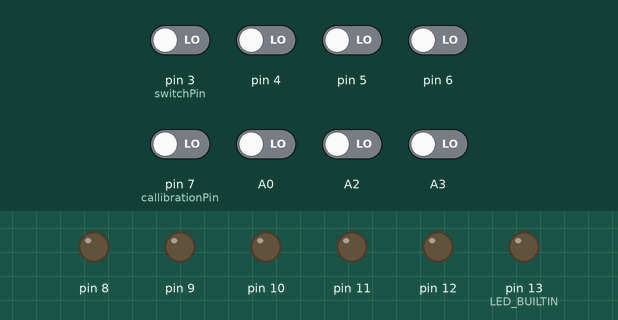
A sketch run on a simulated Arduino Uno, built with avr-gcc and run on an emulated ATmega328P. On the bench: output pins drawn as LEDs (lit = HIGH). Dashed ring = blinking. The inputs (shaded band) are chosen by the test bench; at power-on: A0, A2, A3, pin 3 (switchPin), pin 4–6, pin 7 (callibrationPin) LOW. What the sketch prints to the serial monitor is not drawn.

Above: at 1.2 s.
1.3 s: pin 7 (callibrationPin) driven HIGH
At 1.51 s:
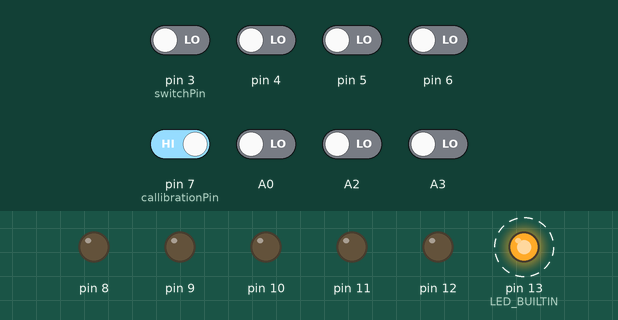
4.3 s: pin 3 (switchPin) driven HIGH and pin 4 driven HIGH
7.3 s: pin 5 driven HIGH
At 8.8 s:
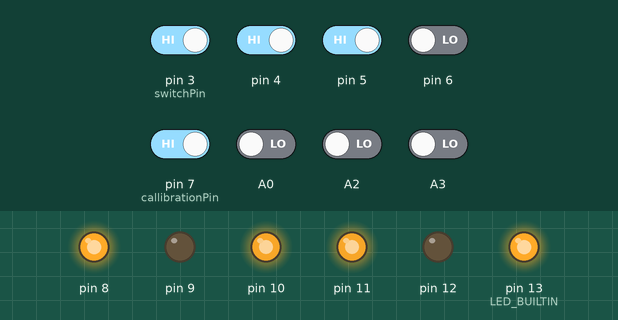
9.8 s: pin 4 driven LOW
At 10.9 s:
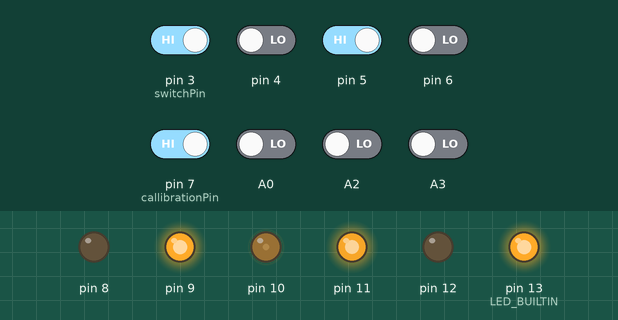
11.3 s: pin 6 driven HIGH
At 12.0 s:
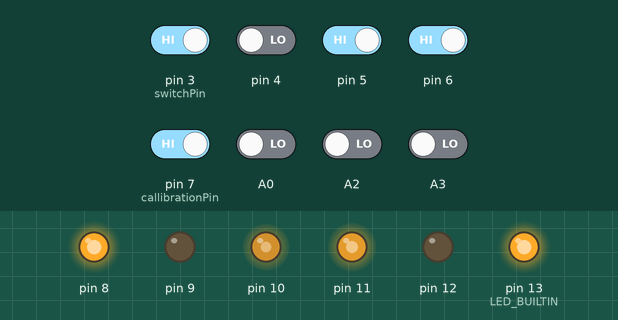
12.8 s: A2 driven HIGH
At 13.2 s:
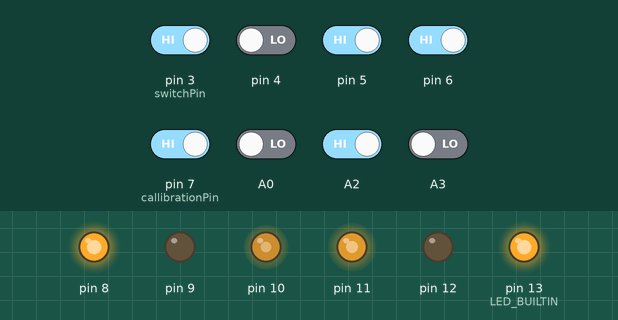
Timing chart, 0 to 15.3 s (numbered marks = the images above; inputs shaded):
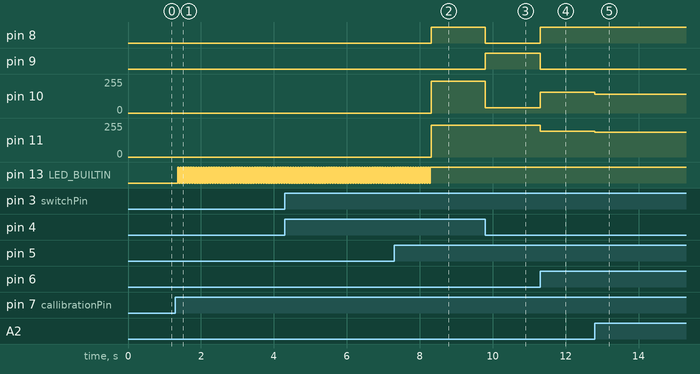

Measured:
- after the input at 1.3 s, pin 13 (LED_BUILTIN): alternates HIGH for 0.04 s and LOW for 0.04 s, starting after 0.06 s
- after the input at 7.3 s, pin 11: 0/255 → 240/255 after 1.0 s; pin 12: stays LOW (without the input it goes to HIGH after 1.0 s)
- after the input at 9.8 s, pin 8: HIGH → LOW at once; pin 9: LOW → HIGH at once; pin 10: 240/255 → 40/255 at once
- after the input at 11.3 s, pin 8: LOW → HIGH at once; pin 9: HIGH → LOW at once; pin 10: 40/255 → 154/255 at once; pin 11: 240/255 → 194/255 at once
- after the input at 12.8 s, pin 10: 154/255 → 140/255 at once; pin 11: 194/255 → 186/255 at once

The sketch:

sensor_farge_avlesning.ino
```cpp
#include <QTRSensors.h>

QTRSensors qtr;

const uint8_t SensorCount = 6;
uint16_t sensorValues[SensorCount];


// ======================================================
// KNAPPER
// ======================================================

const int switchPin = 3;
const int callibrationPin = 7;

bool isMotorOn = false;
bool isCalibrated = true;

bool lastSwitchState = LOW;
bool lastCalibrationState = LOW;


// ======================================================
// SENSOR / STYRING
// ======================================================

int lastError = 0;

bool isCalibrationLightOn = false;

int lastLeftSpeed = 0;
int lastRightSpeed = 0;

int lostDirection = 2;

unsigned long lastSeenMs = 0;


// ======================================================
// PD-INNSTILLINGER
// ======================================================

const float proportionalGain = 0.020;
const float derivativeGain = 0.12;

// Maksfart
const int baseSpeed = 240;
const int topSpeed = 240;

// Maksimal vanlig PD-korreksjon
const int maxTurn = 180;


// ======================================================
// DYNAMISK FART I VANLIGE SVINGER
// ======================================================

const int slowdownDivisor = 15;

// Maks nedbremsing:
// 240 - 90 = 150 PWM
const int maxSlowdown = 90;


// ======================================================
// HARD-CORNER-MODUS
// ======================================================

// Når error blir større enn dette,
// regner vi svingen som svært skarp.
//
// Center = 2500
//
// error > 1500 betyr:
// position > 4000 eller position < 1000
const int hardCornerThreshold = 1500;


// I en hard 90-graders sving:
// ytterhjulet kjører raskt fremover
// innerhjulet går svakt i revers.
//
// Dette gjør at roboten roterer mye skarpere
// enn vanlig PD-styring.
const int hardCornerFastSpeed = 240;
const int hardCornerReverseSpeed = 40;


// ======================================================
// LOST-LINE / BUMP-HÅNDTERING
// ======================================================

// Beholder 100 ms for humpene på banen.
//
// Hvis sensoren kortvarig mister linjen,
// fortsetter roboten med siste kjente styring.
const unsigned long lostGraceMs = 100;


// Begrens store hopp i derivative-leddet
const int maxDerivative = 300;


// ======================================================
// SEARCH-HASTIGHETER
// ======================================================

// Hvis linjen faktisk er borte etter 100 ms,
// søker roboten videre mot siden linjen forsvant.
const int searchFastSpeed = 165;
const int searchSlowSpeed = 85;


// Grense for svart linje
const uint16_t lineThreshold = 700;


// ======================================================
// MOTORPINNER
// ======================================================

const int AIN1 = 13;
const int AIN2 = 12;
const int PWMA = 11;

const int BIN1 = 8;
const int BIN2 = 9;
const int PWMB = 10;


// ======================================================
// MOTOR CLASS
// ======================================================

class Motor {

  private:

    int IN1;
    int IN2;
    int PWM;


  public:

    Motor(int in1, int in2, int pwm) {

      IN1 = in1;
      IN2 = in2;
      PWM = pwm;
    }


    void begin() {

      pinMode(IN1, OUTPUT);
      pinMode(IN2, OUTPUT);
      pinMode(PWM, OUTPUT);
    }


    void drive(int speed) {

      if (speed > 0) {

        digitalWrite(IN1, HIGH);
        digitalWrite(IN2, LOW);

        analogWrite(PWM, speed);
      }

      else if (speed < 0) {

        digitalWrite(IN1, LOW);
        digitalWrite(IN2, HIGH);

        analogWrite(PWM, -speed);
      }

      else {

        stop();
      }
    }


    void stop() {

      digitalWrite(IN1, LOW);
      digitalWrite(IN2, LOW);

      analogWrite(PWM, 0);
    }
};


// ======================================================
// MOTOROBJEKTER
// ======================================================

Motor rightMotor(AIN1, AIN2, PWMA);
Motor leftMotor(BIN1, BIN2, PWMB);


// ======================================================
// SETUP
// ======================================================

void setup()
{

  Serial.begin(9600);

  pinMode(LED_BUILTIN, OUTPUT);

  // Knappene bruker eksterne 10k pull-down motstander
  pinMode(switchPin, INPUT);
  pinMode(callibrationPin, INPUT);


  // Motorer
  leftMotor.begin();
  rightMotor.begin();


  // Zumo reflectance sensor array bruker RC
  qtr.setTypeRC();


  // Sensorene i fysisk rekkefølge
  qtr.setSensorPins(
    (const uint8_t[]){4, A3, 6, A0, A2, 5},
    SensorCount
  );


  // LEDON på sensoren koblet til D2
  qtr.setEmitterPin(2);


  Serial.println("Robot klar");
}


// ======================================================
// LOOP
// ======================================================

void loop()
{

  // ====================================================
  // KALIBRERINGSKNAPP
  // ====================================================

  bool callibrating = digitalRead(callibrationPin);

  if (callibrating == HIGH &&
      lastCalibrationState == LOW) {

    isCalibrated = false;
  }

  lastCalibrationState = callibrating;


  // ====================================================
  // MOTOR ON/OFF-KNAPP
  // ====================================================

  bool switching = digitalRead(switchPin);

  if (switching == HIGH &&
      lastSwitchState == LOW) {

    isMotorOn = !isMotorOn;


    if (isMotorOn) {

      lastError = 0;
      lastSeenMs = millis();

      lastLeftSpeed = 0;
      lastRightSpeed = 0;
    }
  }

  lastSwitchState = switching;


  // ====================================================
  // KALIBRERING
  // ====================================================

  if (!isCalibrated) {

    rightMotor.stop();
    leftMotor.stop();


    for (uint16_t i = 0; i < 200; i++) {

      qtr.calibrate();

      digitalWrite(
        LED_BUILTIN,
        isCalibrationLightOn
      );

      isCalibrationLightOn =
        !isCalibrationLightOn;

      delay(10);
    }


    digitalWrite(LED_BUILTIN, LOW);

    isCalibrated = true;

    lastError = 0;
  }


  // ====================================================
  // LES SENSOR + FINN LINJEPOSISJON
  // ====================================================

  uint16_t position =
    qtr.readLineBlack(sensorValues);


  // ====================================================
  // MOTORSTYRING
  // ====================================================

  if (isMotorOn) {


    // ==================================================
    // SJEKK OM LINJEN ER SYNLIG
    // ==================================================

    bool noLineDetected = true;


    for (uint8_t i = 0;
         i < SensorCount;
         i++) {

      if (sensorValues[i] >= lineThreshold) {

        noLineDetected = false;
      }
    }


    // ==================================================
    // HUSK HVILKEN SIDE LINJEN FORSVANT PÅ
    // ==================================================

    if (sensorValues[0] >= lineThreshold) {

      lostDirection = 0;
    }


    if (sensorValues[5] >= lineThreshold) {

      lostDirection = 1;
    }


    // ==================================================
    // LINJEN ER SYNLIG
    // ==================================================

    if (!noLineDetected) {

      lastSeenMs = millis();


      // ----------------------------------------------
      // ERROR
      // ----------------------------------------------

      int error =
        (int)position - 2500;


      // ----------------------------------------------
      // DERIVATIVE
      // ----------------------------------------------

      int derivative = constrain(
        error - lastError,
        -maxDerivative,
        maxDerivative
      );


      lastError = error;


      // =================================================
      // HARD-CORNER-MODUS
      // =================================================
      //
      // Hvis linjen ligger helt ute mot kanten av
      // sensorarrayet, trenger vi en mye kraftigere
      // rotasjon enn vanlig PD gir.
      // =================================================

      if (abs(error) > hardCornerThreshold) {


        // ---------------------------------------------
        // HARD CORNER - SIDE 1
        // ---------------------------------------------

        if (error > 0) {

          int rightSpeed =
            hardCornerFastSpeed;

          int leftSpeed =
            -hardCornerReverseSpeed;


          lastRightSpeed = rightSpeed;
          lastLeftSpeed = leftSpeed;


          rightMotor.drive(rightSpeed);
          leftMotor.drive(leftSpeed);
        }


        // ---------------------------------------------
        // HARD CORNER - SIDE 0
        // ---------------------------------------------

        else {

          int rightSpeed =
            -hardCornerReverseSpeed;

          int leftSpeed =
            hardCornerFastSpeed;


          lastRightSpeed = rightSpeed;
          lastLeftSpeed = leftSpeed;


          rightMotor.drive(rightSpeed);
          leftMotor.drive(leftSpeed);
        }
      }


      // =================================================
      // VANLIG PD-STYRING
      // =================================================

      else {

        // ----------------------------------------------
        // PD
        // ----------------------------------------------

        int turn =
          error * proportionalGain +
          derivative * derivativeGain;


        turn = constrain(
          turn,
          -maxTurn,
          maxTurn
        );


        // ----------------------------------------------
        // DYNAMISK FART
        // ----------------------------------------------

        int slowdown =
          abs(error) / slowdownDivisor;


        slowdown = constrain(
          slowdown,
          0,
          maxSlowdown
        );


        int currentBaseSpeed =
          baseSpeed - slowdown;


        // ----------------------------------------------
        // MOTORHASTIGHETER
        // ----------------------------------------------

        int rightSpeed = constrain(
          currentBaseSpeed + turn,
          -topSpeed,
          topSpeed
        );


        int leftSpeed = constrain(
          currentBaseSpeed - turn,
          -topSpeed,
          topSpeed
        );


        lastRightSpeed = rightSpeed;
        lastLeftSpeed = leftSpeed;


        rightMotor.drive(rightSpeed);
        leftMotor.drive(leftSpeed);
      }
    }


    // ==================================================
    // LINJEN MIDLERTIDIG BORTE
    //
    // Sannsynligvis hump.
    // Fortsett med siste kjente styring i opptil 100 ms.
    // ==================================================

    else if (
      millis() - lastSeenMs < lostGraceMs
    ) {

      rightMotor.drive(lastRightSpeed);
      leftMotor.drive(lastLeftSpeed);
    }


    // ==================================================
    // LINJEN FORTSATT BORTE
    // SEARCH SIDE 0
    // ==================================================

    else if (lostDirection == 0) {

      rightMotor.drive(searchSlowSpeed);
      leftMotor.drive(searchFastSpeed);
    }


    // ==================================================
    // LINJEN FORTSATT BORTE
    // SEARCH SIDE 1
    // ==================================================

    else if (lostDirection == 1) {

      rightMotor.drive(searchFastSpeed);
      leftMotor.drive(searchSlowSpeed);
    }


    // ==================================================
    // VI VET IKKE HVOR LINJEN ER
    // ==================================================

    else {

      rightMotor.stop();
      leftMotor.stop();
    }
  }


  // ====================================================
  // MOTORER AV
  // ====================================================

  else {

    rightMotor.stop();
    leftMotor.stop();
  }
}
```
